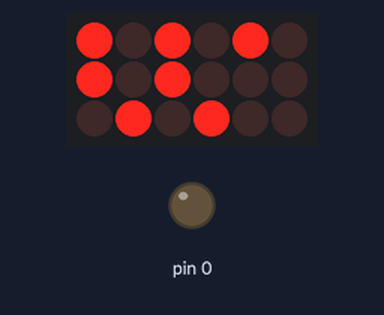
The sketch below on a simulated Arduino Uno, built with avr-gcc and run on an emulated ATmega328P. Parts: 6×3 LED matrix, output pins drawn as LEDs (lit = HIGH). Wiring (inferred from the names in the program): LED matrix (orientation assumed): rows pin 10, pin 12, pin 13; columns pin 14, pin 15, pin 16, pin 17, pin 18, pin 19. Pins used as bus, display or sensor lines are not drawn.

Above: at 0.3 s.
At 108.7 s:
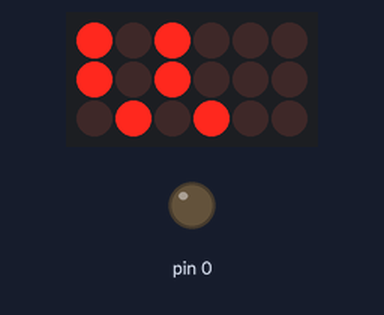

The sketch:

LED_Multiplexer_No_Shift_Reg.ino
```cpp
/*
bool Off[8][6] = {
{0, 0, 0, 0, 0, 0},
{0, 0, 0, 0, 0, 0},
{0, 0, 0, 0, 0, 0},
{0, 0, 0, 0, 0, 0},
{0, 0, 0, 0, 0, 0},
{0, 0, 0, 0, 0, 0},
{0, 0, 0, 0, 0, 0},
{0, 0, 0, 0, 0, 0}
};

bool On[8][6] = {
{1, 1, 1, 1, 1, 1},
{1, 1, 1, 1, 1, 1},
{1, 1, 1, 1, 1, 1},
{1, 1, 1, 1, 1, 1},
{1, 1, 1, 1, 1, 1},
{1, 1, 1, 1, 1, 1},
{1, 1, 1, 1, 1, 1},
{1, 1, 1, 1, 1, 1}
};
*/

// A0 A1 A2 A3 A4 A5 2 3 4 5 6 7 8 9 10 11 12 13
// 14 15 16 17 18 19

const int column[6] = {14, 15, 16, 17, 18, 19}; // Cathodes (negative) / transistors 14(A0) =
const int row[8] = {6, 7, 8, 9, 10, 11, 12, 13}; // Anodes (positive) 6 = top, 13 = bottom of board


void setup() {
  for (int i = 6; i < 14; i++){
    pinMode(row[i], OUTPUT);               // Anode
  }
    for (int i = 14; i < 20; i++){
    pinMode(column[i], OUTPUT);               // Cathode Transistor Pins
  }
}

void loop() {
  display();
}

int disp[8][6] = {
{1, 0, 1, 0, 1, 0},
{0, 1, 0, 1, 0, 1},
{1, 0, 1, 0, 1, 0},
{0, 1, 0, 1, 0, 1},
{1, 0, 1, 0, 1, 0},
{0, 1, 0, 1, 0, 1},
{1, 0, 1, 0, 1, 0},
{0, 1, 0, 1, 0, 1}
};

bool disp2[8][6] = {
{1, 1, 1, 1, 1, 1},
{1, 1, 1, 1, 1, 1},
{1, 1, 1, 1, 1, 1},
{1, 1, 1, 1, 1, 1},
{1, 1, 1, 1, 1, 1},
{1, 1, 1, 1, 1, 1},
{1, 1, 1, 1, 1, 1},
{1, 1, 1, 1, 1, 1}
};


void display(){
  for (int f = 0; f < 1000; f++){
    for (int i = 0; i < 8; i++){
      digitalWrite(row[i], HIGH);   // Turn on this row
      for (int j = 0; j < 6; j++){
        if (disp[i][j] == 1){          // 'If pixel is high'
          digitalWrite(column[j], HIGH);  // Turn on a transistor
          delay(1);
        }
        else {
          digitalWrite(column[j], LOW);
        }
      }
      digitalWrite(row[i], LOW);
      //delay(1);
      for (int j = 0; j < 6; j++){
        digitalWrite(column[j], LOW);
      }
    }
  }
}
```
